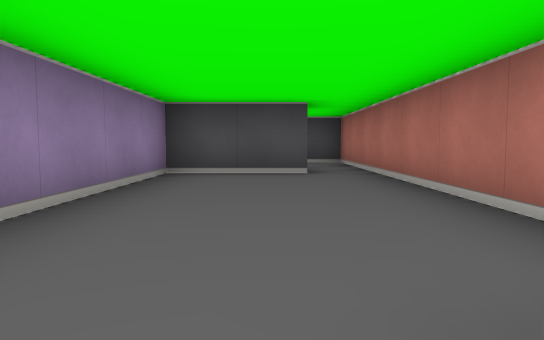
[1] (above)

16 first-person views from a walk through a cub3D level. The camera is about half as high as the walls, tilts 4° down and sees 70° across. The floor is counted in squares. Each view is taken from the middle of a square. On the plan, view 1 faces up. The plan holds only what a view shows up to about 9 squares ahead; the rest is blank. The place goes on beyond the plan.

[2]
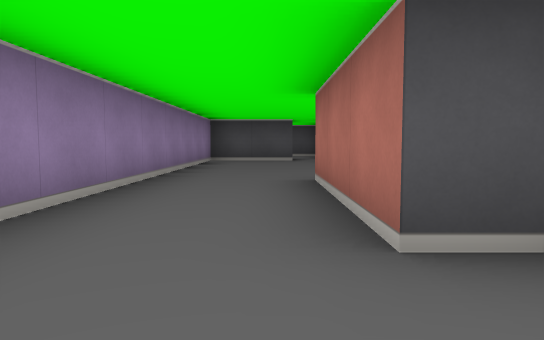

[3]
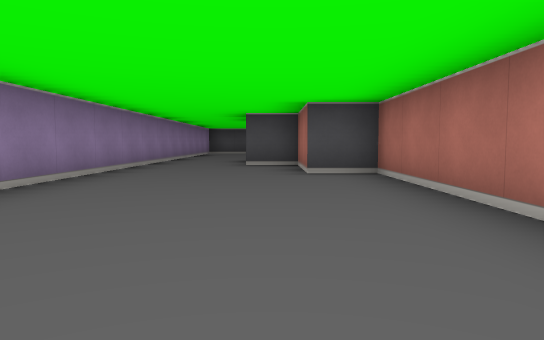

[4]
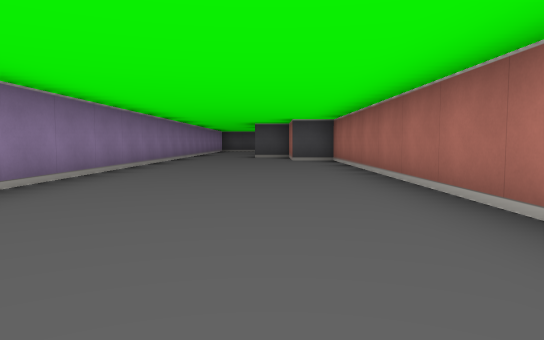

[5]
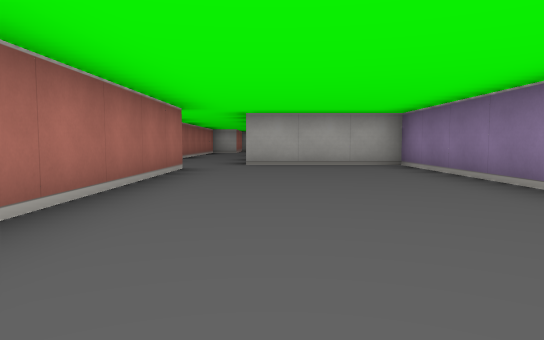

[6]
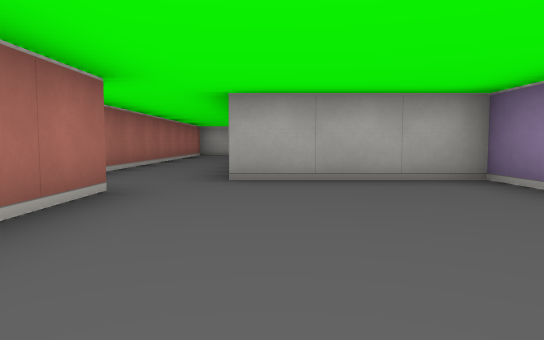

[7]
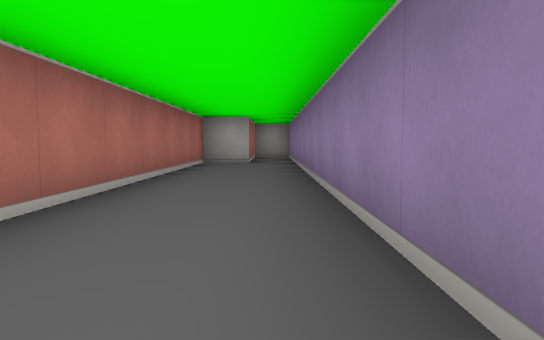

[8]
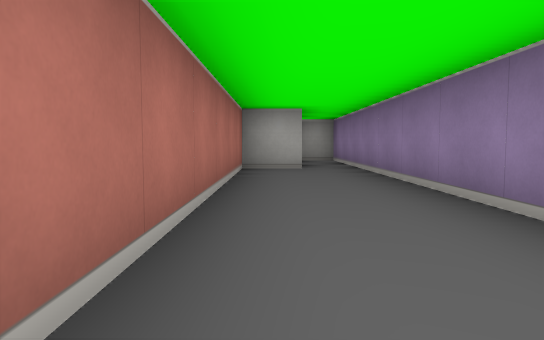

[9]
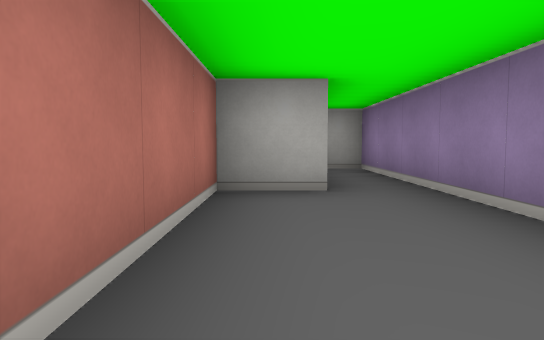

[10]
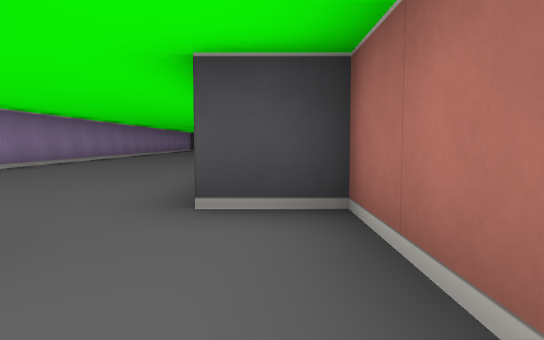

[11]
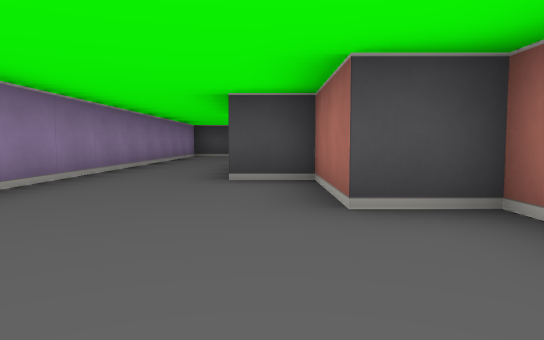

[12]
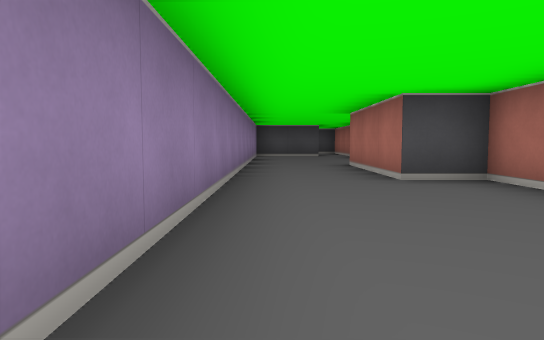

[13]
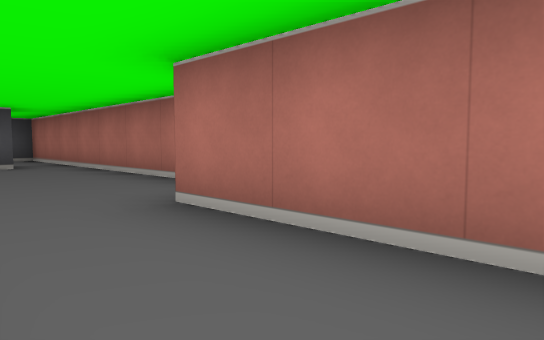

[14]
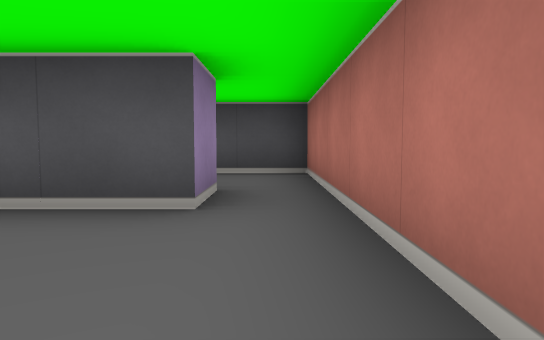

[15]
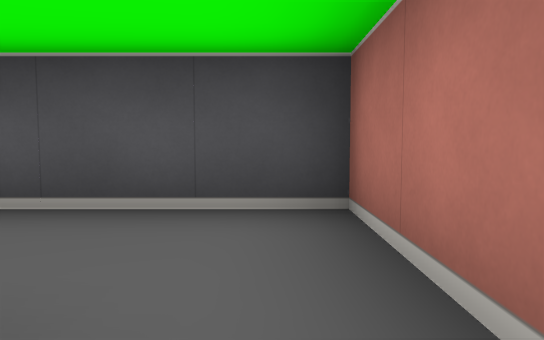

[16]
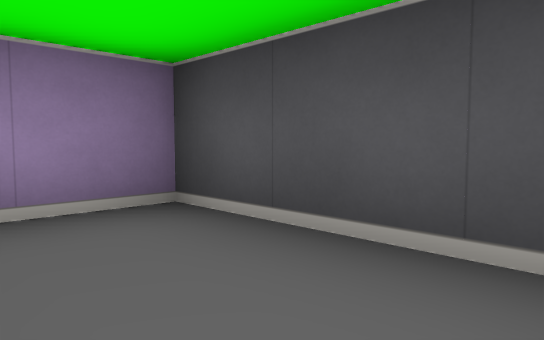

### Floor plan
Points are (right, up) in squares from view 1. A wall is a line through its corners. A room is listed if a view was taken in it or the views show most of it. See-through windows are left out.
Room 1 (views 1, 2, 3, 4, 5, 6, 7, 8, 9, 10, 11, 12, 13, 14)
walls: (1.5, -15.6) (1.5, -26.5) (2.1, -26.5); (1.5, 2.1) (1.5, 5.5); (0.5, 5.5) (-1.5, 5.5) (-1.5, -14.5) (1.5, -14.5); (2.5, -24) (2.5, -23.5) (3.5, -23.5) (3.5, -13.5) (2.5, -13.5) (2.5, -4.5) (1.5, -4.5) (1.5, -2.5) (0.5, -2.5) (0.5, 0.5)
ways out: opening at (1, 6) to room 2
Room 2 (views 15, 16)
walls: (0.5, 6.5) (0.5, 5.5); (1.5, 5.5) (1.5, 8.5) (-1.5, 8.5) (-1.5, 7.4)
ways out: opening at (1, 6) to room 1

Where each view was taken, in squares from view 1:
view 1: 0 up, 0 right, facing up
view 2: 4 down, 0 right, facing up
view 3: 10 down, 1 right, facing up
view 4: 14 down, 1 right, facing up
view 5: 7 down, 1 right, facing down
view 6: 10 down, 1 right, facing down
view 7: 15 down, 2 right, facing down
view 8: 17 down, 3 right, facing down
view 9: 20 down, 3 right, facing down
view 10: 16 down, 3 right, facing up
view 11: 7 down, 1 right, facing up
view 12: 7 down, 1 left, facing up
view 13: 2 down, 1 left, facing up-right
view 14: 3 up, 1 right, facing up
view 15: 6 up, 1 right, facing up
view 16: 7 up, 1 right, facing up-left
